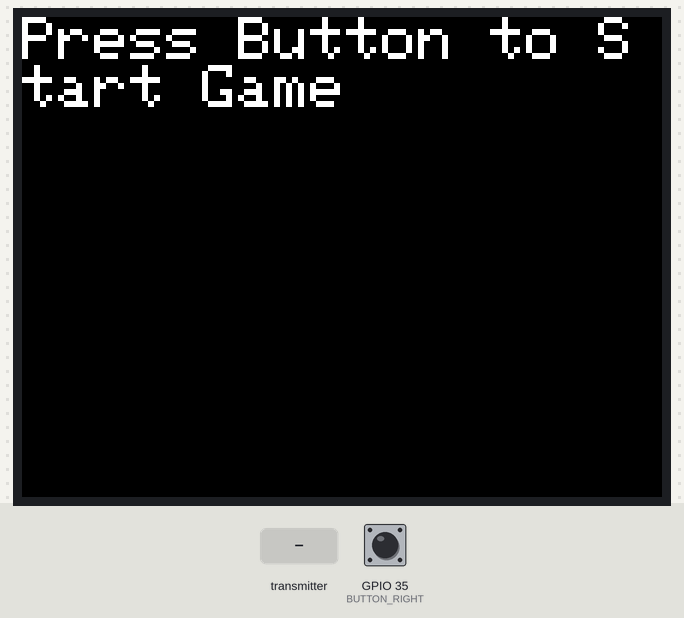
Bench run of a sketch on a simulated ESP32. On the bench: 320×240 colour display. The test bench sets the inputs (shaded band); at power-on: GPIO 35 (BUTTON_RIGHT) HIGH. Random numbers use the default seed unless the sketch sets one; what the sketch prints to the serial monitor is not drawn.

Above: at 6.4 s.
6.5 s: GPIO 35 (BUTTON_RIGHT) pulled LOW for 0.15 s
At 7.6 s:
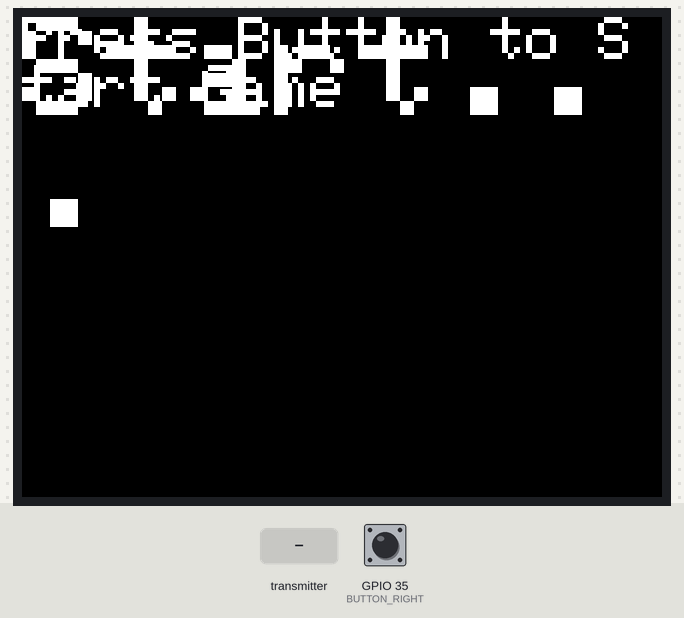
At 9.3 s:
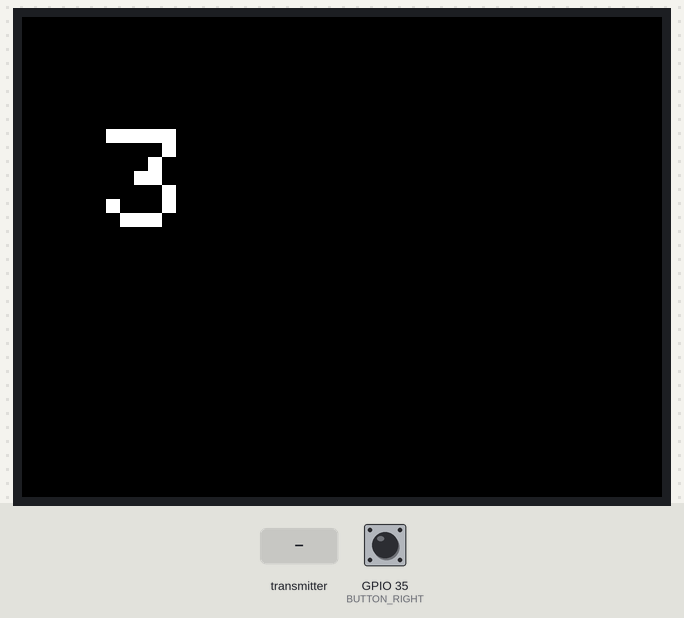
9.6 s: the transmitter starts sending targetID = 0
At 13.2 s:
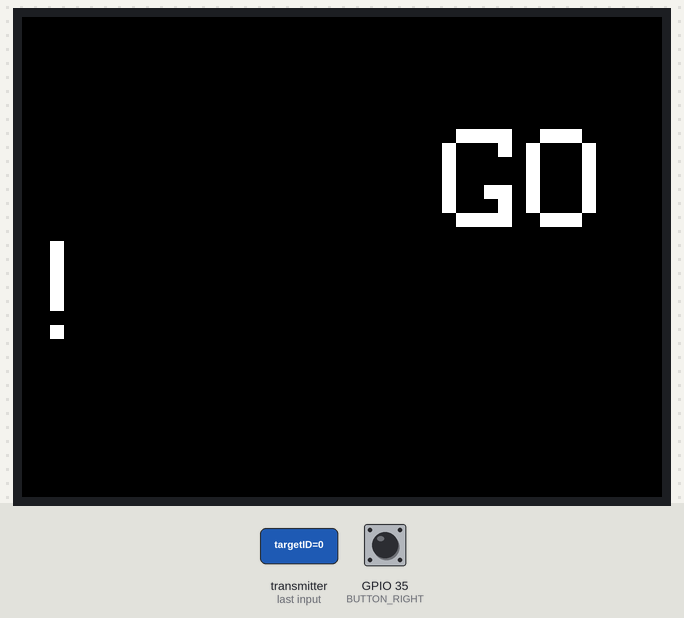
Timing chart, 0 to 14.7 s (numbered marks = the images above; inputs shaded):
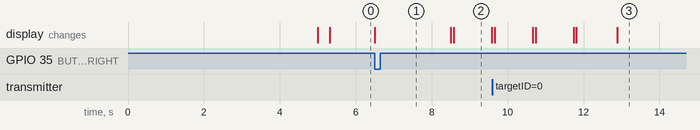

Measured:
- after the input at 6.5 s, the display: changes at once (image 1)
- what the display in image 2 shows lasts 1.0 s, from 8.6 s to 9.6 s

The sketch:

nerfLaserOpsESP32Brain-0.6.ino
```cpp
#define BUTTON_RIGHT 35

#include <TFT_eSPI.h>
TFT_eSPI tft = TFT_eSPI();

#include <esp_now.h>
#include <WiFi.h>

// REPLACE WITH YOUR RECEIVER MAC Address
//{0x24, 0xDC, 0xC3, 0x98, 0x79, 0x64}; // Original Dev Board MAC addresses
//{0x24, 0xDC, 0xC3, 0x98, 0xA0, 0xDC}; // saved in case they are added later
const uint8_t broadcastAddress[][6] = {{0xA0, 0xA3, 0xB3, 0x29, 0xFD, 0xBC},
                                      {0xA0, 0xA3, 0xB3, 0x2A, 0x09, 0xF4},
                                      {0xA0, 0xA3, 0xB3, 0x2C, 0x6E, 0x90}};

// Variable to store if sending data was successful
String success;

// Structure example to send data
// Must match the receiver structure
typedef struct struct_message {
  uint8_t targetID;
  uint8_t gameType;
  uint8_t targetDelay;
  bool isTarget;
  bool isTargetHit;
  uint8_t hitBy;
  uint32_t millisScore;
} struct_message;

struct_message myData;

struct_message target1Data;
struct_message target2Data;
struct_message target3Data;
// struct_message target4;

struct_message targetStruct[3] = {target1Data, target2Data, target3Data};

esp_now_peer_info_t peerInfo;

uint8_t gameType = 0;

// Arrays for colors: purple/red/blue
uint8_t hitScore[] = {0, 0, 0};
uint32_t millisScore[] = {0, 0, 0};

uint8_t missScore = 0;

// Flags for active targets: Target 1 / Target 2 / Target 3
bool isTarget[] = {0, 0, 0};

uint8_t targetCycles = 0;

uint32_t millisPrevious;
uint32_t millisCurrent;

// Delays for activating targets in a random pattern.
uint8_t targetPattern[12][3] = {{0, 0, 0},
                                {0, 0, 0},
                                {0, 1, 2},
                                {0, 1, 2},
                                {2, 1, 0},
                                {2, 1, 0},
                                {2, 0, 1},
                                {1, 0, 2},
                                {1, 0, 1},
                                {2, 0, 2},
                                {0, 1, 1},
                                {1, 1, 0}};

// Callback when data is sent
void OnDataSent(const uint8_t *mac_addr, esp_now_send_status_t status) {
  char macStr[18];
  Serial.print("Packet to: ");
// Copies the sender mac address to a string
  snprintf(macStr, sizeof(macStr), "%02x:%02x:%02x:%02x:%02x:%02x",
           mac_addr[0], mac_addr[1], mac_addr[2], mac_addr[3], mac_addr[4], mac_addr[5]);
  Serial.print(macStr);
  Serial.print(" send status:\t");
  Serial.println(status == ESP_NOW_SEND_SUCCESS ? "Delivery Success" : "Delivery Fail");
}

// Callback when data is received
void OnDataRecv(const uint8_t * mac_addr, const uint8_t *incomingData, int len) {
  char macStr[18];
  Serial.print("Packet received from: ");
  snprintf(macStr, sizeof(macStr), "%02x:%02x:%02x:%02x:%02x:%02x",
           mac_addr[0], mac_addr[1], mac_addr[2], mac_addr[3], mac_addr[4], mac_addr[5]);
  Serial.println(macStr);
  memcpy(&myData, incomingData, sizeof(myData));
  Serial.printf("Target ID %u: %u bytes\n", myData.targetID, len);
  updateTargetData(myData.targetID, myData.hitBy);
}

void updateTargetData(uint8_t id, uint8_t hitBy) {
// Update target data structures with the new incoming data.
  targetStruct[id].targetID = myData.targetID;
  targetStruct[id].isTarget = myData.isTarget;
  targetStruct[id].isTargetHit = myData.isTargetHit;
  targetStruct[id].hitBy = hitBy;
  targetStruct[id].millisScore = myData.millisScore;
  Serial.printf("Hit By: %d \n", targetStruct[id].hitBy);
  Serial.println();
  Serial.printf("Milliseconds: %d \n", targetStruct[id].millisScore);
  Serial.println();
// Update score variables with received data.
  switch (targetStruct[id].isTargetHit) {
    case 1:
      hitScore[hitBy]++;
      millisScore[hitBy] = millisScore[hitBy] + targetStruct[id].millisScore;
      break;
    case 0:
      Serial.println("Miss!");
      for (uint8_t i = 0; i < 3; i++){
        millisScore[i] = millisScore[i] + 1200;
      }
      missScore++;
      break;
  }
// Update target status
  isTarget[id] = targetStruct[id].isTarget;
}

// Function to send data to target units to trigger target status
void targetActivate(uint8_t id, uint8_t delay) {
  isTarget[id] = 1;
  myData.targetID = id;
  myData.gameType = gameType;
  myData.targetDelay = delay+1;
  myData.isTarget = 1;
    esp_err_t result = esp_now_send(broadcastAddress[id],
    (uint8_t *) &myData,
    sizeof(struct_message));
  if (result == ESP_OK) {
    Serial.println("Sent with success");
  }
  else {
    Serial.println("Error sending the data");
  }
}

// Turn off all targets at once but preserve gameType status.
void targetDeactivateAll () {
    myData.gameType = gameType;
    myData.isTarget = 0;
    esp_err_t result = esp_now_send(0,
    (uint8_t *) &myData,
    sizeof(struct_message));
  if (result == ESP_OK) {
    Serial.println("Sent with success");
  }
  else {
    Serial.println("Error sending the data");
  }
}

// Screen animation to start game.
void gameStart(uint8_t mode) {
  gameType = mode;
  tft.setTextSize(12);
  tft.setCursor(0, 0);
  tft.print("Start...");
  delay(2000);
  for (int t = 3; t >= 0; t--) {
    tft.fillScreen(0x0000);
    tft.print(t);
    delay(1000);
  }
  tft.fillScreen(0x0000);
  tft.print("GO!");
}

// Set gameType to 0 to turn off all targets; will not trigger a "miss" as
// above, then display statistics for each color blaster for 20s
void gameOver() {
  gameType = 0;
  myData.gameType = 0;
    esp_err_t result = esp_now_send(0,
    (uint8_t *) &myData,
    sizeof(struct_message));
  if (result == ESP_OK) {
    Serial.println("Sent with success");
  }
  else {
    Serial.println("Error sending the data");
  }
  tft.setTextSize(2);
  tft.setCursor(0, 0);
  tft.println("Millis");
  tft.print("Purple: ");
  tft.println(millisScore[0]);
  tft.print("Misses: ");
  tft.println(missScore);
  delay(20000);
}

void setup() {
  delay(5000);
  Serial.begin(115200);
//  while (!Serial) {};
// Initialize Wi-Fi and ESP-NOW
  pinMode(BUTTON_RIGHT, INPUT);
  WiFi.mode(WIFI_STA);
  if (esp_now_init() != ESP_OK) {
    Serial.println("Error initializing ESP-NOW");
    return;
  }
// Once ESPNow is successfully Init, we will register for Send CB to
// get the status of transmitted packet
  esp_now_register_send_cb(OnDataSent);
// Register peers
  peerInfo.channel = 0;
  peerInfo.encrypt = false;
// first peer
  memcpy(peerInfo.peer_addr, broadcastAddress[0], 6);
    if (esp_now_add_peer(&peerInfo) != ESP_OK){
    Serial.println("Failed to add peer");
    return;
    }
// second peer
  memcpy(peerInfo.peer_addr, broadcastAddress[1], 6);
  if (esp_now_add_peer(&peerInfo) != ESP_OK){
    Serial.println("Failed to add peer");
    return;
  }
// third peer
  memcpy(peerInfo.peer_addr, broadcastAddress[2], 6);
  if (esp_now_add_peer(&peerInfo) != ESP_OK){
    Serial.println("Failed to add peer");
    return;
  }

// Add more peers in the same format to add more targets.

//  memcpy(peerInfo.peer_addr, broadcastAddress[3], 6);
//  if (esp_now_add_peer(&peerInfo) != ESP_OK){
//    Serial.println("Failed to add peer");
//    return;
//  }

// Register for a callback function that will be called when data is received
  esp_now_register_recv_cb(esp_now_recv_cb_t(OnDataRecv));
  tft.begin();
  tft.fillScreen(0x0000);
  tft.setRotation(1);
  Serial.println("Ready to Start");
}

void loop() {
// gameTypes
// off = 0
// Sequential Random Targets = 1
// Patterned Random Targets = 2
  switch (gameType) {
    case 0:
      tft.fillScreen(0x0000);
      tft.setTextSize(3);
      tft.setCursor(0, 0);
      tft.println("Press Button to Start Game");
// Stop the loop until a game type is chosen
    while (gameType == 0) {
      if (digitalRead(BUTTON_RIGHT) == LOW) {
        gameStart(1);
      }
    }
      break;
    case 1:
// Grab current time, then check that all targets are Off and activate one
// at random; wait, and if set time is reached turn off all targets
// manually; this will trigger a "miss" as above.
// Trigger Game Over after set number of target cycles.
      millisCurrent = millis();
      if (targetCycles > 50) {
        gameOver();
      }
      else if (isTarget[0] == 0 &&
                isTarget[1] == 0 &&
                isTarget[2] == 0 &&
                targetCycles <= 50) {
        targetActivate(random(3), 0);
        millisPrevious = millis();
        targetCycles++;
      }
      else if (millisCurrent - millisPrevious >= 1550) {
        targetDeactivateAll();
        millisPrevious = millis();
      }
      break;
    case 2:
// grab current time then if all targets are off: randomly select a pattern
// and send to all targets with delay multiplier. if set time is reached,
// turn off all targets manually; this will trigger a "miss" as above.
// Trigger Game Over after set number of target cycles.
      millisCurrent = millis();
      if (targetCycles > 18) {
        gameOver();
      }
      else if (isTarget[0] == 0 &&
                isTarget[1] == 0 &&
                isTarget[2] == 0 &&
                targetCycles <= 18) {
        for (uint8_t i = 0; i < 3; i++) {
          targetActivate(i, targetPattern[random(13)][i]);
        }
        millisPrevious = millis();
        targetCycles++;
      }
      else if (millisCurrent - millisPrevious >= 2250) {
        targetDeactivateAll();
        millisPrevious = millis();
      }
      break;
  }
}
```
